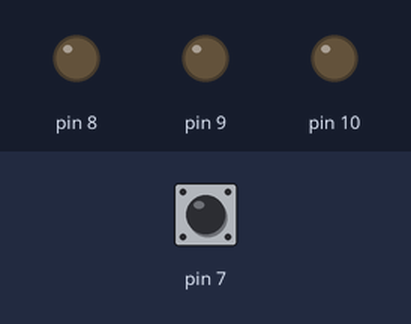
The sketch below on a simulated Arduino Uno, built with avr-gcc and run on an emulated ATmega328P. Shown: output pins drawn as LEDs (lit = HIGH). Dashed ring = blinking. The test bench sets the inputs (shaded band); at power-on: pin 7 HIGH.

Above: at 1.2 s.
1.3 s: pin 7 pulled LOW for 0.15 s
At 2.0 s:
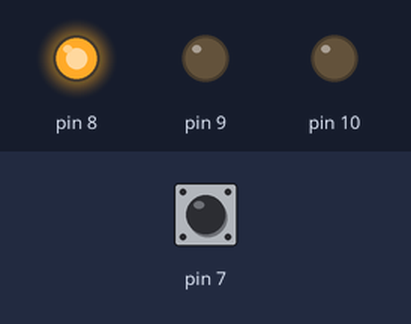
At 4.1 s:
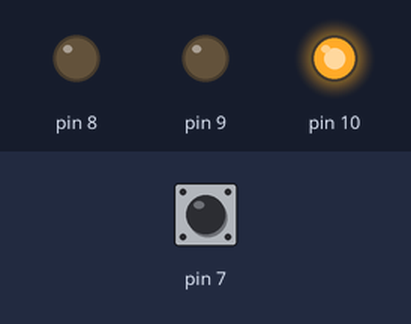
4.4 s: pin 7 pulled LOW for 3.2 s
10.6 s: pin 7 pulled LOW for 1 s
At 12.7 s:
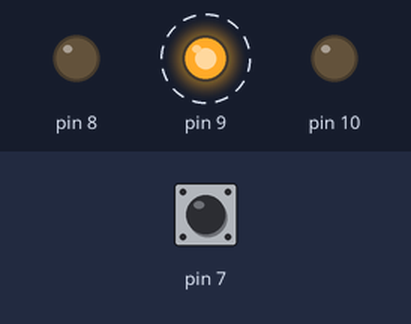
Timing chart, 0 to 17.8 s (numbered marks = the images above; inputs shaded):
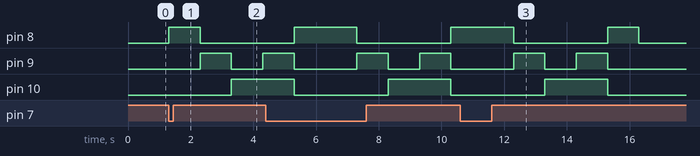

The sketch:

traffic_lights.ino
```cpp
void setup() {
  pinMode(7, INPUT_PULLUP);
  pinMode(8, OUTPUT);
  pinMode(9, OUTPUT);
  pinMode(10, OUTPUT);
  digitalWrite(8, LOW);
  digitalWrite(9, LOW);
  digitalWrite(10, LOW);
}

void loop() {

  if (digitalRead(7) == LOW){
    //green light
    digitalWrite(10, LOW);
    digitalWrite(9, LOW);
    digitalWrite(8, HIGH);
    delay(1000);

    //yellow light
    digitalWrite(10, LOW);
    digitalWrite(9, HIGH);
    digitalWrite(8, LOW);
    delay(1000);

    //red light
    digitalWrite(10, HIGH);
    digitalWrite(9, LOW);
    digitalWrite(8, LOW);
    delay(1000);

    //red and yellow lights
    digitalWrite(10, HIGH);
    digitalWrite(9, HIGH);
    digitalWrite(8, LOW);
    delay(1000);

    //green light
    digitalWrite(10, LOW);
    digitalWrite(9, LOW);
    digitalWrite(8, HIGH);
    delay(1000);

  } else {
    // switch off all lights
    digitalWrite(10, LOW);
    digitalWrite(9, LOW);
    digitalWrite(8, LOW);
  }

}
```

Measured:
- after the input at 1.3 s, pin 8: LOW → HIGH at once, → LOW 1.0 s later; pin 9: LOW → HIGH after 1.0 s, → LOW 1.0 s later, → HIGH 1.0 s later; pin 10: LOW → HIGH after 2.0 s
- after the input at 10.6 s, pin 8: HIGH → LOW after 1.7 s instead of 0.70 s; pin 9: alternates HIGH for 1.0 s and LOW for 1.0 s, 4 changes in all, then stays LOW, starting after 1.7 s; pin 10: LOW → HIGH after 2.7 s, → LOW 2.0 s later
